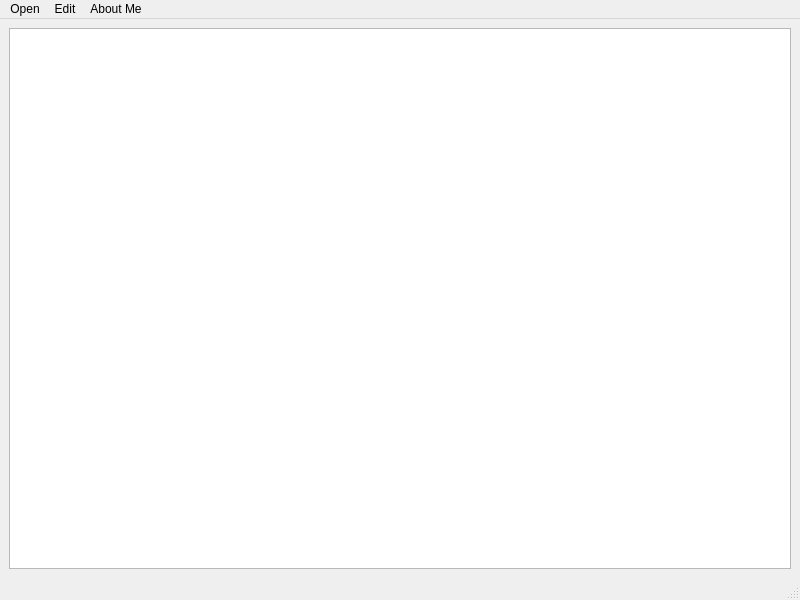
<?xml version="1.0" encoding="UTF-8"?>
<ui version="4.0">
 <class>MainWindow</class>
 <widget class="QMainWindow" name="MainWindow">
  <property name="geometry">
   <rect>
    <x>0</x>
    <y>0</y>
    <width>800</width>
    <height>600</height>
   </rect>
  </property>
  <property name="windowTitle">
   <string>MainWindow</string>
  </property>
  <widget class="QWidget" name="centralwidget">
   <layout class="QHBoxLayout" name="horizontalLayout">
    <item>
     <widget class="QTextEdit" name="textEdit"/>
    </item>
   </layout>
  </widget>
  <widget class="QMenuBar" name="menubar">
   <property name="geometry">
    <rect>
     <x>0</x>
     <y>0</y>
     <width>800</width>
     <height>22</height>
    </rect>
   </property>
   <widget class="QMenu" name="menuOpen">
    <property name="title">
     <string>Open</string>
    </property>
    <addaction name="actionNew"/>
    <addaction name="actionOld"/>
    <addaction name="actionSave"/>
    <addaction name="actionSave_As"/>
   </widget>
   <widget class="QMenu" name="menuEdit">
    <property name="title">
     <string>Edit</string>
    </property>
    <addaction name="actionBold"/>
    <addaction name="actionUnderline"/>
    <addaction name="actionSubScript"/>
    <addaction name="actionSuperScript"/>
   </widget>
   <widget class="QMenu" name="menuAbout_Me">
    <property name="title">
     <string>About Me</string>
    </property>
    <addaction name="actionResume"/>
   </widget>
   <addaction name="menuOpen"/>
   <addaction name="menuEdit"/>
   <addaction name="menuAbout_Me"/>
  </widget>
  <widget class="QStatusBar" name="statusbar"/>
  <action name="actionNew">
   <property name="text">
    <string>New</string>
   </property>
  </action>
  <action name="actionOld">
   <property name="text">
    <string>Old</string>
   </property>
  </action>
  <action name="actionSave">
   <property name="text">
    <string>Save</string>
   </property>
  </action>
  <action name="actionSave_As">
   <property name="text">
    <string>Save As</string>
   </property>
  </action>
  <action name="actionBold">
   <property name="checkable">
    <bool>true</bool>
   </property>
   <property name="text">
    <string>Bold</string>
   </property>
  </action>
  <action name="actionUnderline">
   <property name="checkable">
    <bool>true</bool>
   </property>
   <property name="text">
    <string>Underline</string>
   </property>
  </action>
  <action name="actionSubScript">
   <property name="checkable">
    <bool>true</bool>
   </property>
   <property name="text">
    <string>SubScript</string>
   </property>
  </action>
  <action name="actionSuperScript">
   <property name="checkable">
    <bool>true</bool>
   </property>
   <property name="text">
    <string>SuperScript</string>
   </property>
  </action>
  <action name="actionResume">
   <property name="text">
    <string>Resume</string>
   </property>
  </action>
 </widget>
 <resources/>
 <connections/>
</ui>
